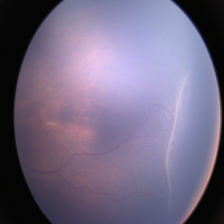
#> input picture Image/2_176.jpg, 224 x 224 px
$ python Extra_09_Image_Gradients.py
#> lines starting #> are read from the running program, lines starting #| are printed output that depends on the picture
"""
    # Sobel算子
        先在垂直方向上计算梯度，再在水平方向上计算梯度，最后求出总梯度
"""

import cv2
import numpy as np
import matplotlib.pyplot as plt

img = cv2.imread('./Image/2_176.jpg', 0)
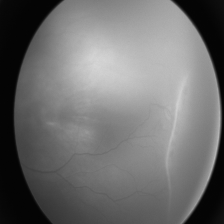
#> img: shape (224, 224); min 3, max 214, mean 110.5
kernel = np.array([-1,0,1,-2,0,2,-1,0,1], dtype=np.float32).reshape(3,3)
# print(kernel)
dst_vertical = cv2.filter2D(img, -1, kernel)
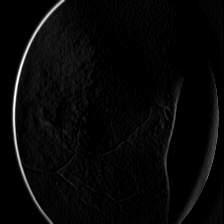
#> dst_vertical: shape (224, 224); min 0, max 255, mean 7.5
# print(dst_vertical)
dst_herizontal = cv2.filter2D(img, -1, kernel.T)
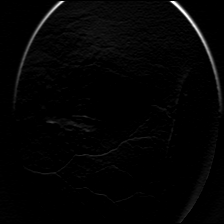
#> dst_herizontal: shape (224, 224); min 0, max 255, mean 4
img_channel3 = np.concatenate((np.expand_dims(img, axis=2),np.expand_dims(img, axis=2), np.expand_dims(img, axis=2)), axis=-1)
"""
plt.subplot(131), plt.imshow(img_channel3, cmap='gray'), plt.title('original Img')
plt.subplot(132), plt.imshow(dst_vertical, cmap='gray'), plt.title('vertical edge')
plt.subplot(133), plt.imshow(dst_herizontal, cmap='gray'), plt.title('horizontal edge')
plt.show()
"""
# 以上这种差分方法就叫Sobel算子
sobelx = cv2.Sobel(img,-1, 1, 0, ksize=3)
sobley = cv2.Sobel(img, -1, 0, 1, ksize=3)
soblexy = cv2.Sobel(img, -1, 1, 1, ksize=3)
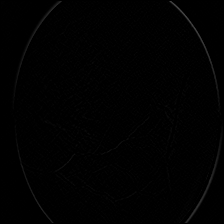
#> soblexy: shape (224, 224); min 0, max 74, mean 1.2
"""
plt.subplot(141), plt.imshow(img_channel3, cmap='gray'), plt.title('original Img')
plt.subplot(142), plt.imshow(sobelx, cmap='gray'), plt.title('vertical edge')
plt.subplot(143), plt.imshow(sobley, cmap='gray'), plt.title('horizontal edge')
plt.subplot(144), plt.imshow(soblexy, cmap='gray'), plt.title('x y edge')
plt.show()
"""

laplacian = cv2.Laplacian(img,-1)
plt.subplot(121), plt.imshow(img_channel3, cmap='gray'), plt.title('original Img')
plt.subplot(122), plt.imshow(laplacian, cmap='gray'), plt.title('laplacian Img')
plt.show()
